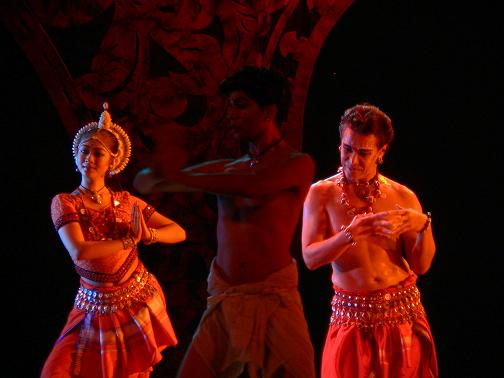
#> input picture dancers.jpg, 504 x 378 px
$ python Greedy.py
#> lines starting #> are read from the running program, lines starting #| are printed output that depends on the picture; after the words box and inside, x2 and y2 are one past the last pixel; in counts of white or black regions, pixels touching at a corner belong together
import cv2
import numpy as np
import matplotlib.pyplot as plt

# Function to read an image
def read_image(image_name):
#> called with image_name = 'dancers.jpg'
    image = cv2.imread(image_name)
#> image is the input picture: shape (378, 504, 3); mean B, G, R 8.7, 12.3, 59.7
    if image is None:
        print("Error: Image not found.")
        return None
    return cv2.cvtColor(image, cv2.COLOR_BGR2RGB)

# Function to convert to grayscale and calculate energy map
def calculate_energy(image):
    gImage = 0.2989 * image[:, :, 2] + 0.5870 * image[:, :, 1] + 0.1140 * image[:, :, 0]
    energy = np.zeros_like(gImage, dtype=np.float32)

    rows, cols = gImage.shape
#> rows = 378; cols = 504
    for i in range(1, rows - 1):
        for j in range(1, cols - 1):
            a = gImage[i - 1, j - 1]
            b = gImage[i - 1, j]
            c = gImage[i - 1, j + 1]
            d = gImage[i, j - 1]
            e = gImage[i, j]
            f = gImage[i, j + 1]
            g = gImage[i + 1, j - 1]
            h = gImage[i + 1, j]
            i_pixel = gImage[i + 1, j + 1]

            xenergy = a + 2 * d + g - c - 2 * f - i_pixel
            yenergy = a + 2 * b + c - g - 2 * h - i_pixel

            energy[i, j] = np.sqrt(xenergy**2 + yenergy**2)
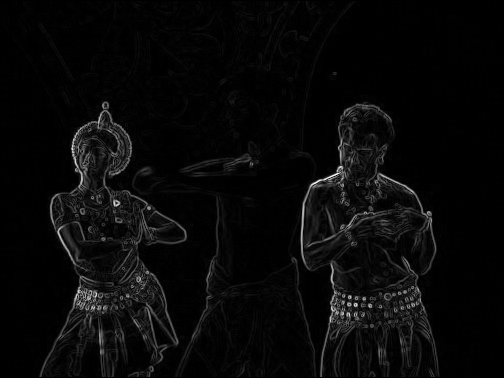
#> energy: shape (378, 504) float32; min 0, max 883.2, mean 31.1; drawn with min black and max white

    energy = np.uint8(cv2.normalize(energy, None, 0, 255, cv2.NORM_MINMAX))

    # Set edges to 0
    energy[0, :] = 0
    energy[-1, :] = 0
    energy[:, 0] = 0
    energy[:, -1] = 0

    return energy.astype(np.float32)
#> returned value: shape (378, 504) float32

# Function to find multiple seams with the lowest energy (brute force)
import numpy as np

def find_seams(energy, num_seams):
#> called with num_seams = 50
    rows, cols = energy.shape
#> rows = 378; cols = 504
    seams = []
    energy_copy = energy.copy()

    for _ in range(num_seams):
        seam = []

        # Start from 1 to cols-2 (avoid edge start)
        col = np.argmin(energy_copy[0, 1:-1]) + 1
        seam.append(col)

        for row in range(1, rows):
            prev_col = col
            options = []

            # consider neighbors within 1 and cols-2
            if prev_col > 1:
                options.append((energy_copy[row, prev_col - 1], prev_col - 1))
            options.append((energy_copy[row, prev_col], prev_col))
            if prev_col < cols - 2:
                options.append((energy_copy[row, prev_col + 1], prev_col + 1))

            col = min(options, key=lambda x: x[0])[1]
            seam.append(col)

        seams.append(seam)

        # Avoid reusing same seam
        energy_copy[np.arange(rows), seam] = np.max(energy_copy) + 1e5
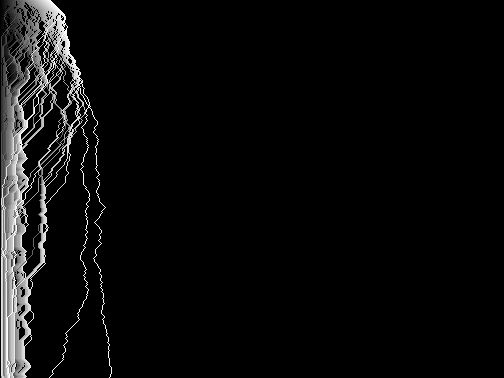
#> energy_copy: shape (378, 504) float32; min 0, max 5000255, mean 221293.4; drawn with min black and max white
#> after the loop, seams = 50 items
#> the loop in apear_seams, `for seam in seams:` made 50 passes
#> after the loop in apear_seams, `for seam in seams:`:
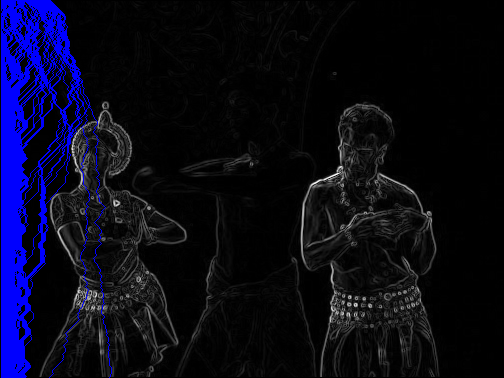
#> seam_visualized: shape (378, 504, 3); mean B, G, R 26.4, 8.5, 8.5

    return seams


# Function to remove multiple seams from the image
def remove_seams(image, seams):
    for seam in seams:
        mask = np.ones(image.shape[:2], dtype=bool)
        for row in range(image.shape[0]):
            mask[row, seam[row]] = False
        image = image[mask].reshape((image.shape[0], image.shape[1] - 1, image.shape[2]))
#> this loop made 50 passes
#> pass 1, in remove_seams, `image = image[mask].reshape((image.shape[0], image.shape[1] - 1, image..`:
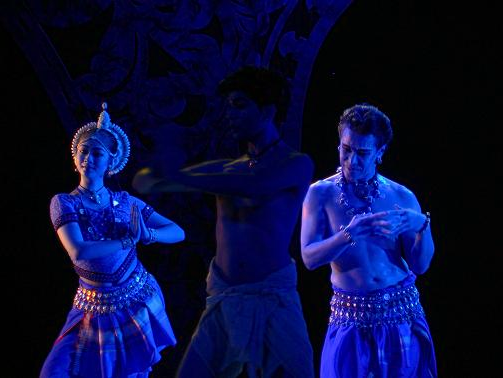
#> image: shape (378, 503, 3); mean of channels 0, 1, 2 59.8, 12.3, 8.7; drawn as B, G, R
#> after the loop:
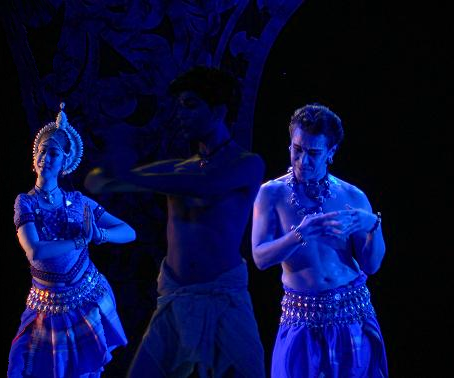
#> image: shape (378, 454, 3); mean of channels 0, 1, 2 64, 13, 9.1; drawn as B, G, R
#> after the loop:
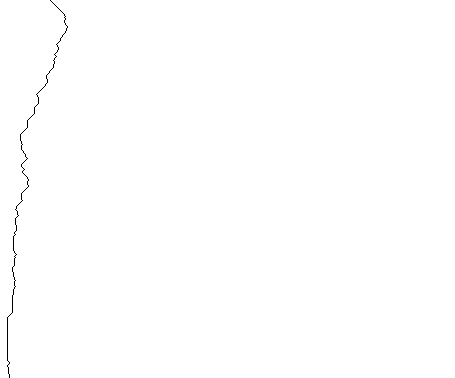
#> mask: shape (378, 455) bool; 99.8% white; black in thin lines or dots, all inside (x1, y1, x2, y2) = (7, 0, 68, 378)
    return image


# Function to visualize multiple seams in red on the energy map
def apear_seams(energy, seams):
    seam_visualized = cv2.cvtColor(energy.astype(np.uint8), cv2.COLOR_GRAY2BGR)
    for seam in seams:
        for row in range(len(seam)):
            seam_visualized[row, seam[row]] = [255, 0, 0]
    return seam_visualized


# Main Section
image_name = 'dancers.jpg'
image = read_image(image_name)

if image is not None:
    num_seams_to_remove = 50

    # Step 1: Compute initial energy map
    energy = calculate_energy(image)

    # Step 2: Find and visualize multiple seams
    seams = find_seams(energy.copy(), num_seams_to_remove)
    energy_with_seams = apear_seams(energy.copy(), seams)

    # Step 3: Remove seams
    image_seam_carved = remove_seams(image.copy(), seams)

    # Step 4: Restore original colors to resized image


    # Compute energy map after seam removal
    energy_after_remove = calculate_energy(image_seam_carved)
#> after the loop in calculate_energy (call 2), `for i in range(1, rows - 1):`:
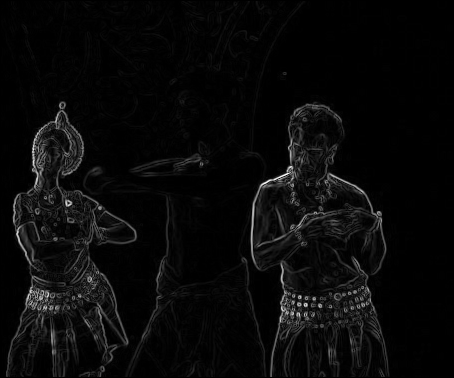
#> energy: shape (378, 454) float32; min 0, max 883.2, mean 33.4; drawn with min black and max white

    # Display the steps
    fig, axes = plt.subplots(3, 2, figsize=(10, 12))

    # Step 1: Original Image
    axes[0, 0].imshow(image)
    axes[0, 0].set_title("1) Start with an image")
    axes[0, 0].axis('off')

    # Step 2: Energy Map
    axes[0, 1].imshow(energy, cmap='gray')
    axes[0, 1].set_title("2) Compute the energy value for each pixel")
    axes[0, 1].axis('off')

    # Step 3: Visualization of multiple red seams on grayscale
    axes[1, 0].imshow(energy_with_seams)
    axes[1, 0].set_title("3) show seams")
    axes[1, 0].axis('off')

    # Step 4: Energy Map After Seam Removal
    axes[1, 1].imshow(energy_after_remove, cmap='gray')
    axes[1, 1].set_title("4) Remove seams")
    axes[1, 1].axis('off')

    # Step 5: Final Seam-Carved Image with Restored Colors
    axes[2, 0].imshow(image_seam_carved)
    axes[2, 0].set_title("5) Final Image")
    axes[2, 0].axis('off')

    # Hide extra empty subplot
    axes[2, 1].axis('off')

    plt.tight_layout()
    plt.show()
#> figure, not shown here; B, G, R data is drawn as R, G, B
